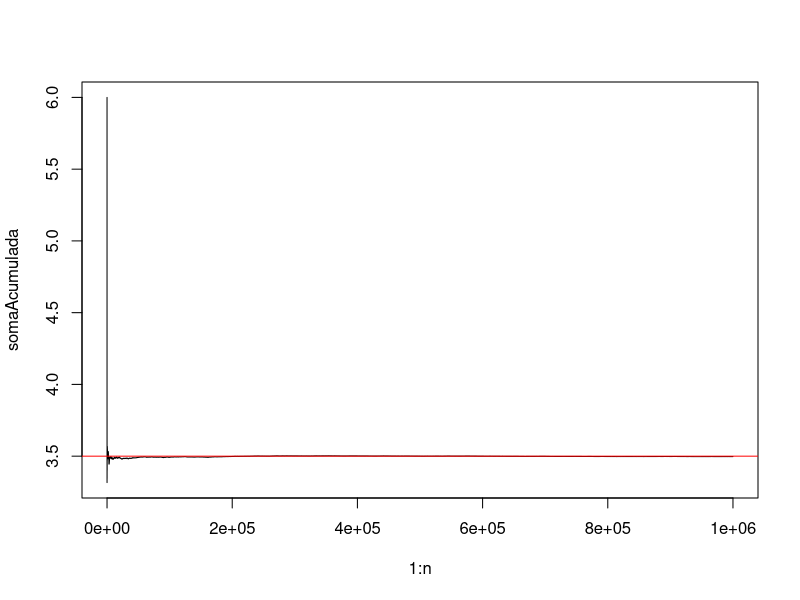

Write the R code that produced this figure. (Note: this script raises an error after producing the figure.)
n = as.integer(1e6)
resultados = sample(1:6, size=n, replace=T)

mean(resultados)

somaAcumulada = cumsum(resultados)/(1:n)

plot(x=1:n, y=somaAcumulada, type="l")
abline(h=3.5, col="red")
x = c(3, 4, 19)
cumsum(x)

# estimar a probabildade da soma ser 7 no lancamento de dois dados
sum(sample(1:6, size=2, replace=T))
x = c()

for(k in 1:as.integer(1e6)) {
  x[k] = sum(sample(1:6, size=2, replace=T)) == 7
}

x[1:10]
mean(x)


# experimentos sobre aniversarios no msm dia
n = 15 # num pessoas

# estimar a probabilidade das 2 pessoas em N pessoas fazerem aniversario no msm dia
x = sample(1:365, size = n, replace=T)
length(unique(x))

resultado = length(unique(x)) < n # verdadeiro se pelo menos 2 pessoas fazem aniversario no msm dia
resultado

# monte carlo: repetir o experimento varias vezes
resultados = c()
n = 15

for(k in 1:1e5) {
  x = sample(1:365, size = n, replace=T)
   resultados[k] <- length(unique(x)) < n # pelo menos 2 no msm dia
  # resultados[k] <- length(unique(x)) < n -1 # pelo menos 3 no msm dia
}

mean(resultados)


# estimar o PI usando um circulo inscrito sobre um quadrado de lado = 2
pointX = runif(1e4, -1 , 1)
pointX

pointY = runif(1e4, -1, 1)
pointY
ordem = 1:1e3


c(pointX, pointY)

isPointInCirc = pointX^2 + pointY^2 <= 1
isPointInCirc

PI = mean(isPointInCirc) * 4 # estimativa do PI

dados = data.frame(pointX, pointY, isPointInCirc)

install.packages(gganimate)
library(ggplot2)
library(gganimate)
ggplot(dados, aes(pointX, pointY, col=isPointInCirc))+geom_point()+coord_fixed()+transition_states(ordem)+shadow_mark(past=T)
